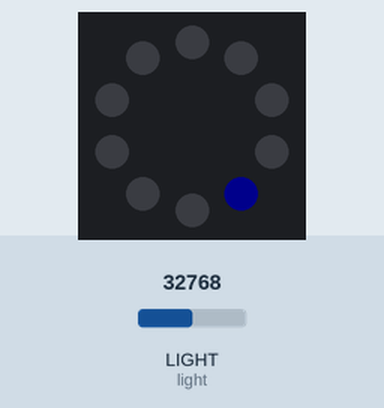
The program below on a simulated Circuit Playground running CircuitPython. On the bench: the board's ring of 10 RGB LEDs (number 0 left of the top, counting anticlockwise). The inputs (shaded band) are chosen by the test bench; at power-on: LIGHT (light) = 32768 (analog values on the 0–65535 scale). Dim RGB values are drawn brighter than linear.

Above: at 1.2 s.
1.3 s: LIGHT (light) set to 745
At 2.0 s:
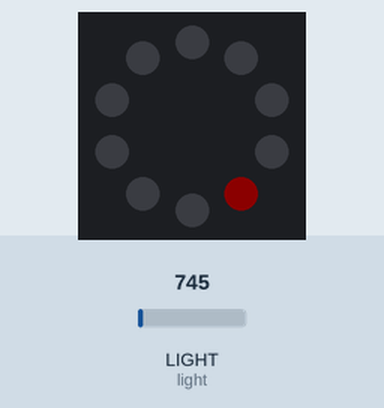
2.8 s: LIGHT (light) set to 2055
At 3.5 s:
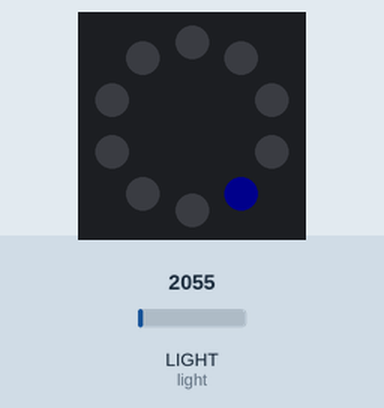
4.3 s: LIGHT (light) set to 0
At 5.1 s:
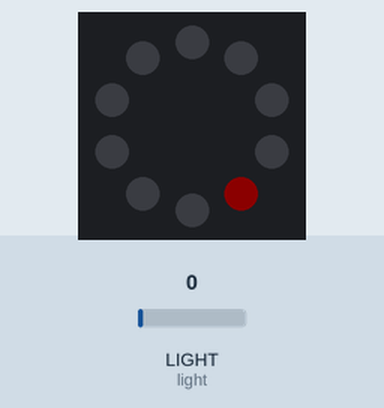
Timing chart, 0 to 7.3 s (numbered marks = the images above; inputs shaded):
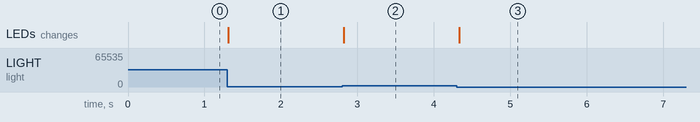

Measured:
- after the input at 1.3 s, the LEDs: change at once (image 1)
- after the input at 2.8 s, the LEDs: change at once (image 2)
- after the input at 4.3 s, the LEDs: change at once (image 3)

The program:

light-sensor-leds.py
```python
# Reads the on-board light sensor and changes the
# color of a NeoPixel depending on the value.

import time
import board
import neopixel
import analogio

pixels = neopixel.NeoPixel(board.NEOPIXEL, 10, brightness=.05, auto_write=False)
pixels.fill((0, 0, 0))
pixels.show()

light = analogio.AnalogIn(board.LIGHT)

while True:
    current_light = light.value
    if current_light <= 1400:
        pixels[5] = (255, 0, 0)
    else:
        pixels[5] = (0, 0, 255)
    pixels.show()

    time.sleep(0.1)
```
